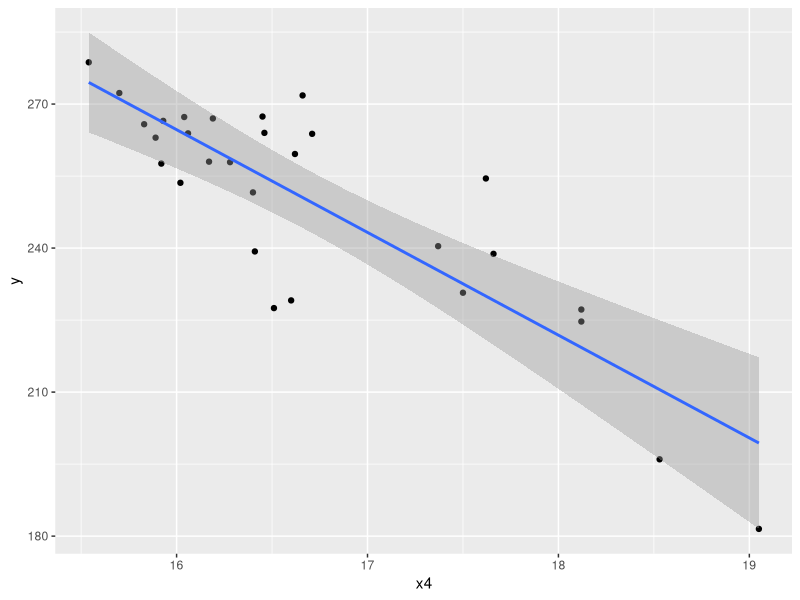

The R source for this figure:
## ---- chunk 1
knitr::opts_chunk$set(message=FALSE, warning=F, echo=TRUE)
options(width = 2000)
options(repos="https://cran.rstudio.com")
## ---- chunk 2
# Load the package 
library(readxl)
library(tidyverse)
library(broom)
# Import Data
table_b2 <- read_xlsx("Table B.2.xlsx")

# visualizng y and x4
table_b2 %>% ggplot(aes(x4,y))+geom_point()+geom_smooth(method="lm", level=0.99)
## ---- chunk 3
# build the model
model_y_x4 <- lm(y ~ x4, data=table_b2)
model_y_x4
## ---- chunk 4
model_y_x4 %>% summary()

model_y_x4 %>% augment()
## ---- chunk 5
model_y_x4 %>% augment()
## ---- chunk 6
predict(model_y_x4, newdata = data.frame(x4=16.5))
